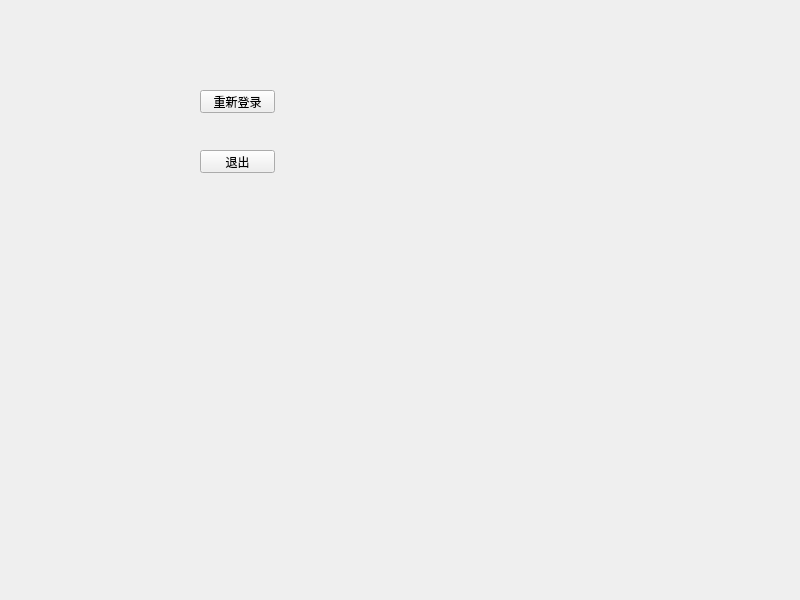
<?xml version="1.0" encoding="UTF-8"?>
<ui version="4.0">
 <class>MyWidget</class>
 <widget class="QWidget" name="MyWidget">
  <property name="geometry">
   <rect>
    <x>0</x>
    <y>0</y>
    <width>800</width>
    <height>600</height>
   </rect>
  </property>
  <property name="windowTitle">
   <string>MyWidget</string>
  </property>
  <widget class="QPushButton" name="pushButton">
   <property name="geometry">
    <rect>
     <x>200</x>
     <y>90</y>
     <width>75</width>
     <height>23</height>
    </rect>
   </property>
   <property name="text">
    <string>重新登录</string>
   </property>
  </widget>
  <widget class="QPushButton" name="pushButton_2">
   <property name="geometry">
    <rect>
     <x>200</x>
     <y>150</y>
     <width>75</width>
     <height>23</height>
    </rect>
   </property>
   <property name="text">
    <string>退出</string>
   </property>
  </widget>
 </widget>
 <resources/>
 <connections>
  <connection>
   <sender>pushButton_2</sender>
   <signal>clicked()</signal>
   <receiver>MyWidget</receiver>
   <slot>close()</slot>
   <hints>
    <hint type="sourcelabel">
     <x>256</x>
     <y>160</y>
    </hint>
    <hint type="destinationlabel">
     <x>393</x>
     <y>163</y>
    </hint>
   </hints>
  </connection>
 </connections>
</ui>
